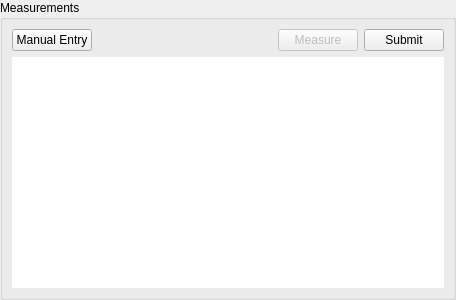
<?xml version="1.0" encoding="UTF-8"?>
<ui version="4.0">
 <class>MeasurementTable</class>
 <widget class="QWidget" name="MeasurementTable">
  <property name="geometry">
   <rect>
    <x>0</x>
    <y>0</y>
    <width>456</width>
    <height>300</height>
   </rect>
  </property>
  <property name="windowTitle">
   <string>Form</string>
  </property>
  <layout class="QVBoxLayout" name="verticalLayout">
   <property name="leftMargin">
    <number>0</number>
   </property>
   <property name="topMargin">
    <number>0</number>
   </property>
   <property name="rightMargin">
    <number>0</number>
   </property>
   <property name="bottomMargin">
    <number>0</number>
   </property>
   <item>
    <widget class="QGroupBox" name="measurementsInfo">
     <property name="title">
      <string>Measurements</string>
     </property>
     <layout class="QVBoxLayout" name="verticalLayout_2">
      <item>
       <layout class="QHBoxLayout" name="horizontalLayout_3">
        <property name="spacing">
         <number>6</number>
        </property>
        <item>
         <widget class="QPushButton" name="manualEntryToggle">
          <property name="text">
           <string>Manual Entry</string>
          </property>
         </widget>
        </item>
        <item>
         <spacer name="horizontalSpacer">
          <property name="orientation">
           <enum>Qt::Orientation::Horizontal</enum>
          </property>
          <property name="sizeHint" stdset="0">
           <size>
            <width>40</width>
            <height>20</height>
           </size>
          </property>
         </spacer>
        </item>
        <item>
         <widget class="QPushButton" name="measureButton">
          <property name="enabled">
           <bool>false</bool>
          </property>
          <property name="text">
           <string>Measure</string>
          </property>
         </widget>
        </item>
        <item>
         <widget class="QPushButton" name="submitButton">
          <property name="enabled">
           <bool>true</bool>
          </property>
          <property name="text">
           <string>Submit</string>
          </property>
         </widget>
        </item>
       </layout>
      </item>
      <item>
       <widget class="QTableWidget" name="measurementTable">
        <property name="frameShape">
         <enum>QFrame::Shape::NoFrame</enum>
        </property>
        <property name="frameShadow">
         <enum>QFrame::Shadow::Plain</enum>
        </property>
        <property name="gridStyle">
         <enum>Qt::PenStyle::SolidLine</enum>
        </property>
       </widget>
      </item>
     </layout>
    </widget>
   </item>
  </layout>
 </widget>
 <resources/>
 <connections/>
</ui>
